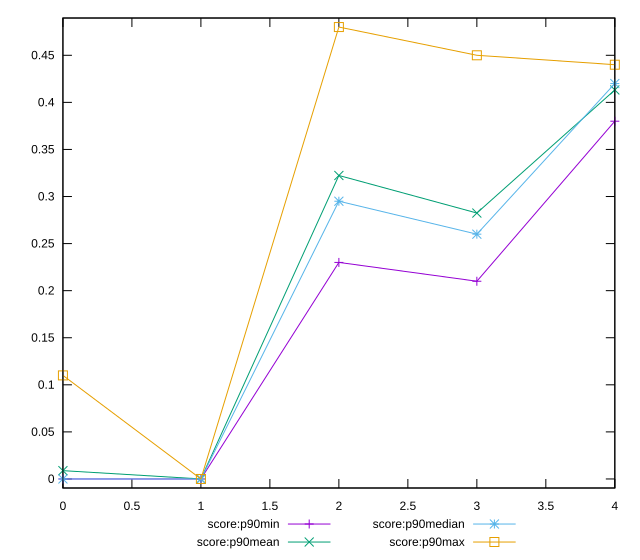

The script that saved this image:
reset

$scoreP90Min <<EOF
0 0
1 0
2 0.23
3 0.21
4 0.38
EOF

$scoreP90Mean <<EOF
0 0.008829787234042553
1 0
2 0.32234042553191494
3 0.2824468085106384
4 0.4131914893617023
EOF

$scoreP90Median <<EOF
0 0
1 0
2 0.295
3 0.26
4 0.42
EOF

$scoreP90Max <<EOF
0 0.11
1 0
2 0.48
3 0.45
4 0.44
EOF

set key outside below
set xrange [0:4]
set yrange [-0.0096:0.4896]
set trange [-0.0096:0.4896]
set terminal svg size 640, 560 enhanced background rgb 'white'
set output "report_00015_2021-02-09T16-11-33.973Z/uses-text-compression/progression/score.svg"

plot $scoreP90Min title "score:p90min" with linespoints, \
     $scoreP90Mean title "score:p90mean" with linespoints, \
     $scoreP90Median title "score:p90median" with linespoints, \
     $scoreP90Max title "score:p90max" with linespoints

reset
